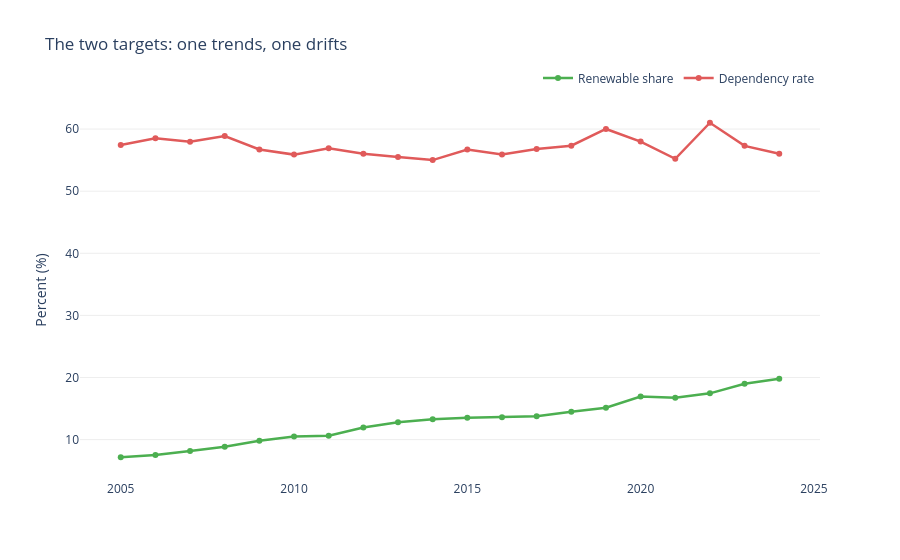

Source (notebook cell):
### Markdown cell above
Before modelling anything, look at the two series side by side. This single chart is the whole notebook in miniature: one line marches steadily upward, the other wanders sideways. Any honest forecaster forms an expectation *here*, before fitting a thing.

### Code cell
fig = go.Figure()
fig.add_trace(go.Scatter(x=eu['year'], y=eu['renewable_share'],
                         name='Renewable share', mode='lines+markers',
                         line=dict(color=COLORS['renewables'], width=2.5)))
fig.add_trace(go.Scatter(x=eu['year'], y=eu['dependency_rate'],
                         name='Dependency rate', mode='lines+markers',
                         line=dict(color=COLORS['dependency'], width=2.5)))
fig.update_layout(
    title='The two targets: one trends, one drifts',
    yaxis_title='Percent (%)', xaxis_title=None,
    plot_bgcolor='white', yaxis=dict(gridcolor='#eeeeee'),
    legend=dict(orientation='h', yanchor='bottom', y=1.02, xanchor='right', x=1))
fig.show()

### Figure 1 — Plotly figure (JSON) as saved in the notebook; plotly's stock layout.template omitted (floating-point values rounded to 4 significant figures)
{"data": [{"line": {"color": "#4CAF50", "width": 2.5}, "mode": "lines+markers", "name": "Renewable share", "type": "scatter", "x": [2005, 2006, 2007, 2008, 2009, 2010, 2011, 2012, 2013, 2014, 2015, 2016, 2017, 2018, 2019, 2020, 2021, 2022, 2023, 2024], "y": [7.16, 7.51, 8.18, 8.84, 9.81, 10.51, 10.61, 11.94, 12.81, 13.26, 13.52, 13.61, 13.78, 14.48, 15.13, 16.94, 16.76, 17.45, 18.99, 19.81]}, {"line": {"color": "#E05A5A", "width": 2.5}, "mode": "lines+markers", "name": "Dependency rate", "type": "scatter", "x": [2005, 2006, 2007, 2008, 2009, 2010, 2011, 2012, 2013, 2014, 2015, 2016, 2017, 2018, 2019, 2020, 2021, 2022, 2023, 2024], "y": [57.45, 58.52, 57.95, 58.87, 56.72, 55.89, 56.9, 56.02, 55.5, 55.01, 56.71, 55.92, 56.81, 57.32, 60.02, 57.99, 55.21, 61.02, 57.3, 56.04]}], "layout": {"legend": {"orientation": "h", "x": 1, "xanchor": "right", "y": 1.02, "yanchor": "bottom"}, "plot_bgcolor": "white", "title": {"text": "The two targets: one trends, one drifts"}, "xaxis": {"title": {}}, "yaxis": {"gridcolor": "#eeeeee", "title": {"text": "Percent (%)"}}}}
